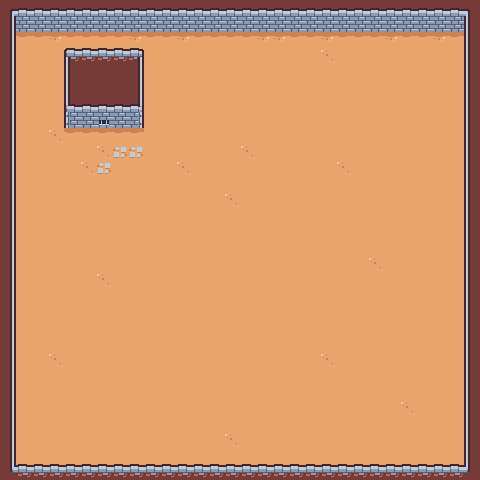

Below is a game level as drawn by its tile map, then a one-line description and the .tmx file that defines it, in full:
An orthogonal 30x30 tile map with 16x16 px tiles, 1 tile layer (Tile Layer 1) and 9 objects.

<map version="1.10" tiledversion="1.10.1" orientation="orthogonal" renderorder="right-down" width="30" height="30" tilewidth="16" tileheight="16" infinite="0" nextlayerid="5" nextobjectid="21">
 <editorsettings>
  <export target="Simple2DGameEngine/assets/tilemaps/level1.lua" format="lua" />
 </editorsettings>
 <tileset firstgid="1" source="tilemap.tsx" />
 <layer id="1" name="Tile Layer 1" width="30" height="30">
  <data encoding="csv">
2,3,3,3,3,3,3,3,3,3,3,3,3,3,3,3,3,3,3,3,3,3,3,3,3,3,3,3,3,4,
14,41,41,41,41,41,41,41,41,41,41,41,41,41,41,41,41,41,41,41,41,41,41,41,41,41,41,41,41,16,
14,51,51,52,51,51,51,51,52,51,51,52,51,51,51,51,52,52,51,51,52,51,51,51,52,51,51,52,51,16,
14,49,49,49,5,27,27,27,6,49,49,49,49,49,49,49,49,49,49,49,50,49,49,49,49,49,49,49,49,16,
14,49,49,49,16,1,1,1,14,49,49,49,49,49,49,49,49,49,49,49,49,49,49,49,49,49,49,49,49,16,
14,49,49,49,16,1,1,1,14,49,49,49,49,49,49,49,49,49,49,49,49,49,49,49,49,49,49,49,49,16,
14,49,49,49,17,3,3,3,18,49,49,49,49,49,49,49,49,49,49,49,49,49,49,49,49,49,49,49,49,16,
14,49,49,49,58,41,29,41,60,49,49,49,49,49,49,49,49,49,49,49,49,49,49,49,49,49,49,49,49,16,
14,49,49,50,51,51,51,51,51,49,49,49,49,49,49,49,49,49,49,49,49,49,49,49,49,49,49,49,49,16,
14,49,49,49,49,49,50,43,43,49,49,49,49,49,49,50,49,49,49,49,49,49,49,49,49,49,49,49,49,16,
14,49,49,49,49,50,43,49,49,49,49,50,49,49,49,49,49,49,49,49,49,50,49,49,49,49,49,49,49,16,
14,49,49,49,49,49,49,49,49,49,49,49,49,49,49,49,49,49,49,49,49,49,49,49,49,49,49,49,49,16,
14,49,49,49,49,49,49,49,49,49,49,49,49,49,50,49,49,49,49,49,49,49,49,49,49,49,49,49,49,16,
14,49,49,49,49,49,49,49,49,49,49,49,49,49,49,49,49,49,49,49,49,49,49,49,49,49,49,49,49,16,
14,49,49,49,49,49,49,49,49,49,49,49,49,49,49,49,49,49,49,49,49,49,49,49,49,49,49,49,49,16,
14,49,49,49,49,49,49,49,49,49,49,49,49,49,49,49,49,49,49,49,49,49,49,49,49,49,49,49,49,16,
14,49,49,49,49,49,49,49,49,49,49,49,49,49,49,49,49,49,49,49,49,49,49,50,49,49,49,49,49,16,
14,49,49,49,49,49,50,49,49,49,49,49,49,49,49,49,49,49,49,49,49,49,49,49,49,49,49,49,49,16,
14,49,49,49,49,49,49,49,49,49,49,49,49,49,49,49,49,49,49,49,49,49,49,49,49,49,49,49,49,16,
14,49,49,49,49,49,49,49,49,49,49,49,49,49,49,49,49,49,49,49,49,49,49,49,49,49,49,49,49,16,
14,49,49,49,49,49,49,49,49,49,49,49,49,49,49,49,49,49,49,49,49,49,49,49,49,49,49,49,49,16,
14,49,49,49,49,49,49,49,49,49,49,49,49,49,49,49,49,49,49,49,49,49,49,49,49,49,49,49,49,16,
14,49,49,50,49,49,49,49,49,49,49,49,49,49,49,49,49,49,49,49,50,49,49,49,49,49,49,49,49,16,
14,49,49,49,49,49,49,49,49,49,49,49,49,49,49,49,49,49,49,49,49,49,49,49,49,49,49,49,49,16,
14,49,49,49,49,49,49,49,49,49,49,49,49,49,49,49,49,49,49,49,49,49,49,49,49,49,49,49,49,16,
14,49,49,49,49,49,49,49,49,49,49,49,49,49,49,49,49,49,49,49,49,49,49,49,49,50,49,49,49,16,
14,49,49,49,49,49,49,49,49,49,49,49,49,49,49,49,49,49,49,49,49,49,49,49,49,49,49,49,49,16,
14,49,49,49,49,49,49,49,49,49,49,49,49,49,50,49,49,49,49,49,49,49,49,49,49,49,49,49,49,16,
14,49,49,49,49,49,49,49,49,49,49,49,49,49,49,49,49,49,49,49,49,49,49,49,49,49,49,49,49,16,
26,27,27,27,27,27,27,27,27,27,27,27,27,27,27,27,27,27,27,27,27,27,27,27,27,27,27,27,27,28
</data>
 </layer>
 <objectgroup id="2" name="ColliderLayer">
  <object id="6" x="64" y="48" width="80" height="64" />
  <object id="7" x="0" y="0" width="480" height="16" />
  <object id="9" x="0" y="0" width="16" height="480" />
  <object id="10" x="0" y="464" width="480" height="16" />
  <object id="11" x="464" y="0" width="16" height="480" />
 </objectgroup>
 <objectgroup id="4" name="Spawns">
  <object id="15" template="PlayerSpawn.tx" x="80" y="176" />
  <object id="17" template="EnemySpawn.tx" x="192" y="112" />
  <object id="19" template="EnemySpawn.tx" x="224" y="288" />
  <object id="20" template="EnemySpawn.tx" x="272" y="192" />
 </objectgroup>
</map>